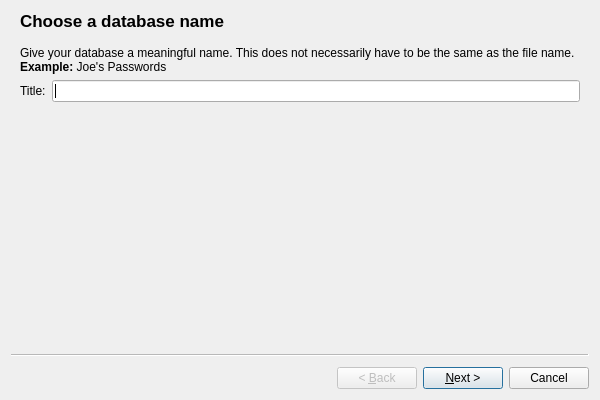
<?xml version="1.0" encoding="UTF-8"?>
<ui version="4.0">
 <class>NewDatabaseWizard</class>
 <widget class="QWizard" name="NewDatabaseWizard">
  <property name="geometry">
   <rect>
    <x>0</x>
    <y>0</y>
    <width>600</width>
    <height>400</height>
   </rect>
  </property>
  <property name="windowTitle">
   <string>Create new database</string>
  </property>
  <widget class="QWizardPage" name="titleWizardPage">
   <property name="title">
    <string>Choose a database name</string>
   </property>
   <layout class="QFormLayout" name="formLayout">
    <property name="fieldGrowthPolicy">
     <enum>QFormLayout::AllNonFixedFieldsGrow</enum>
    </property>
    <item row="1" column="0">
     <widget class="QLabel" name="titleLabel">
      <property name="text">
       <string>Title:</string>
      </property>
     </widget>
    </item>
    <item row="1" column="1">
     <widget class="QLineEdit" name="titleLineEdit"/>
    </item>
    <item row="0" column="0" colspan="2">
     <widget class="QLabel" name="nameInfoLabel">
      <property name="text">
       <string>Give your database a meaningful name. This does not necessarily have to be the same as the file name. &lt;b&gt;Example:&lt;/b&gt; Joe's Passwords</string>
      </property>
      <property name="wordWrap">
       <bool>true</bool>
      </property>
     </widget>
    </item>
   </layout>
  </widget>
  <widget class="QWizardPage" name="passwordWizardPage">
   <property name="title">
    <string>Choose a database password</string>
   </property>
   <layout class="QGridLayout" name="gridLayout">
    <item row="2" column="0">
     <widget class="QLabel" name="passwordLabel">
      <property name="text">
       <string>Password:</string>
      </property>
     </widget>
    </item>
    <item row="2" column="2">
     <widget class="QLineEdit" name="passwordLineEdit">
      <property name="echoMode">
       <enum>QLineEdit::Password</enum>
      </property>
     </widget>
    </item>
    <item row="2" column="3">
     <widget class="QToolButton" name="revealPasswordToolButton">
      <property name="text">
       <string>...</string>
      </property>
      <property name="checkable">
       <bool>true</bool>
      </property>
      <property name="checked">
       <bool>true</bool>
      </property>
     </widget>
    </item>
    <item row="0" column="0" colspan="4">
     <widget class="QLabel" name="passwordInfoLabel">
      <property name="text">
       <string>&lt;p&gt;The database password is used to encrypt all of your other passwords and data you store in your database. Make sure to choose a strong password, and do not reveal it to others or write it down. You may change your password at any time by going to &lt;b&gt;File &amp;gt; Change Database Password...&lt;/b&gt;&lt;/p&gt;

&lt;p&gt;While Silverlock does not enforce password complexity requirements for flexibility reasons, we recommend that your password contain at least one uppercase letter, lowercase letter, number, and symbol, and be at least 10 characters in length.&lt;/p&gt;

&lt;p&gt;The progress bar below can help you to determine how secure your password is. It is not an absolute, but rather a very rough guideline.&lt;/p&gt;</string>
      </property>
      <property name="wordWrap">
       <bool>true</bool>
      </property>
     </widget>
    </item>
    <item row="4" column="2">
     <widget class="QProgressBar" name="passwordProgressBar">
      <property name="value">
       <number>0</number>
      </property>
      <property name="textVisible">
       <bool>false</bool>
      </property>
     </widget>
    </item>
    <item row="5" column="0" colspan="4">
     <widget class="QLabel" name="passwordWarningLabel">
      <property name="sizePolicy">
       <sizepolicy hsizetype="Preferred" vsizetype="Expanding">
        <horstretch>0</horstretch>
        <verstretch>0</verstretch>
       </sizepolicy>
      </property>
      <property name="text">
       <string>Note that if you lose or forget your database password,&lt;br /&gt;&lt;b&gt;you will not be able to access your database!&lt;/b&gt;</string>
      </property>
      <property name="alignment">
       <set>Qt::AlignCenter</set>
      </property>
      <property name="wordWrap">
       <bool>true</bool>
      </property>
     </widget>
    </item>
    <item row="1" column="2">
     <widget class="QLabel" name="warningLabel">
      <property name="text">
       <string>&lt;font color=&quot;red&quot;&gt;For security purposes, it is not recommended to use a blank password. Using a blank password is the same as using no password at all.&lt;/color&gt;</string>
      </property>
      <property name="alignment">
       <set>Qt::AlignCenter</set>
      </property>
      <property name="wordWrap">
       <bool>true</bool>
      </property>
     </widget>
    </item>
   </layout>
  </widget>
  <widget class="QWizardPage" name="wizardPage">
   <property name="title">
    <string>Database creation successful</string>
   </property>
   <layout class="QVBoxLayout" name="verticalLayout">
    <item>
     <widget class="QLabel" name="continueLabel">
      <property name="text">
       <string>&lt;p&gt;The creation of your database was successful! You may now close this wizard by clicking &lt;b&gt;Finish&lt;/b&gt; and then begin to add groups and password entries to your database.&lt;/p&gt;

&lt;p&gt;If you are not sure how to use a feature or are having trouble, press &lt;b&gt;F1&lt;/b&gt; to access the help menu or visit &lt;a href=&quot;http://www.petroules.com/&quot;&gt;www.petroules.com&lt;/a&gt; for assistance.&lt;/p&gt;</string>
      </property>
      <property name="wordWrap">
       <bool>true</bool>
      </property>
      <property name="openExternalLinks">
       <bool>true</bool>
      </property>
     </widget>
    </item>
   </layout>
  </widget>
 </widget>
 <resources/>
 <connections>
  <connection>
   <sender>NewDatabaseWizard</sender>
   <signal>accepted()</signal>
   <receiver>NewDatabaseWizard</receiver>
   <slot>databaseCreated()</slot>
   <hints>
    <hint type="sourcelabel">
     <x>249</x>
     <y>179</y>
    </hint>
    <hint type="destinationlabel">
     <x>249</x>
     <y>179</y>
    </hint>
   </hints>
  </connection>
  <connection>
   <sender>passwordLineEdit</sender>
   <signal>textChanged(QString)</signal>
   <receiver>NewDatabaseWizard</receiver>
   <slot>passwordChanged(QString)</slot>
   <hints>
    <hint type="sourcelabel">
     <x>262</x>
     <y>187</y>
    </hint>
    <hint type="destinationlabel">
     <x>249</x>
     <y>179</y>
    </hint>
   </hints>
  </connection>
  <connection>
   <sender>revealPasswordToolButton</sender>
   <signal>toggled(bool)</signal>
   <receiver>NewDatabaseWizard</receiver>
   <slot>passwordVisibilityToggled(bool)</slot>
   <hints>
    <hint type="sourcelabel">
     <x>478</x>
     <y>187</y>
    </hint>
    <hint type="destinationlabel">
     <x>249</x>
     <y>179</y>
    </hint>
   </hints>
  </connection>
 </connections>
 <slots>
  <slot>databaseCreated()</slot>
  <slot>passwordVisibilityToggled(bool)</slot>
  <slot>passwordChanged(QString)</slot>
 </slots>
</ui>
